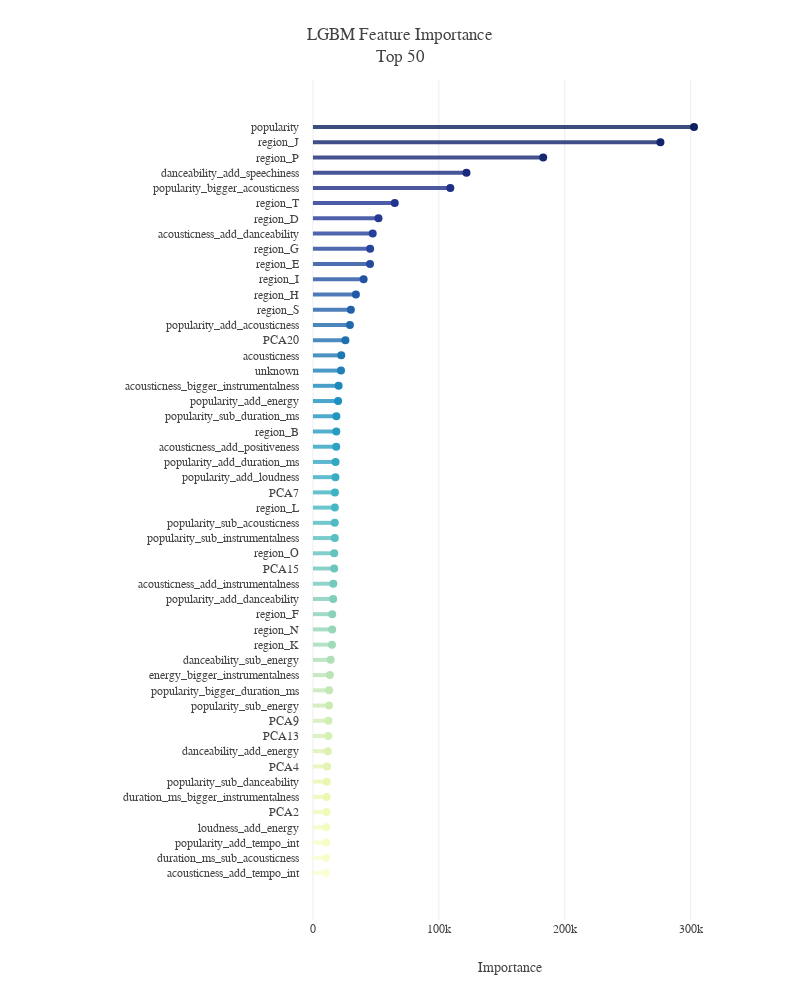

Notebook code cell kept with this figure:
### Code cell
top = 50

feature_importance_df['avg'] = feature_importance_df.mean(axis=1)
feature_importance_top = feature_importance_df.avg.nlargest(top).sort_values(ascending=True)

pal=sns.color_palette("YlGnBu_r", top).as_hex()
fig=go.Figure()
for i in range(len(feature_importance_top.index)):
    fig.add_shape(dict(type="line", y0=i, y1=i, x0=0, x1=feature_importance_top[i],
                       line_color=pal[::-1][i],opacity=0.8,line_width=4))

fig.add_trace(go.Scatter(x=feature_importance_top, y=feature_importance_top.index, mode='markers',
                         marker_color=pal[::-1], marker_size=8,
                         hovertemplate='%{y} Importance = %{x:.0f}<extra></extra>'))

fig.update_layout(template=plotly_template,title=f'LGBM Feature Importance<br>Top {top}',
                  margin=dict(l=300,t=80),
                  xaxis=dict(title='Importance', zeroline=False),
                  yaxis_showgrid=False, height=1000, width=800)
fig.show()

### Figure 1 — Plotly figure (JSON) as saved in the notebook; plotly's stock layout.template omitted (floating-point values rounded to 4 significant figures)
{"data": [{"hovertemplate": "%{y} Importance = %{x:.0f}<extra></extra>", "marker": {"color": ["#fcfed3", "#f9fdcc", "#f7fcc6", "#f4fbc0", "#f1faba", "#eef8b3", "#e9f7b1", "#e3f4b2", "#ddf2b2", "#d7efb3", "#d1edb3", "#cbebb4", "#c4e8b4", "#b9e4b5", "#aedfb6", "#a2dbb8", "#97d6b9", "#8cd2ba", "#80cebb", "#76cabc", "#6dc6be", "#63c3bf", "#59bfc0", "#50bbc2", "#46b8c3", "#3eb3c4", "#39adc3", "#33a7c2", "#2da2c2", "#289cc1", "#2296c1", "#1d90c0", "#1e88bc", "#1f80b8", "#1f78b4", "#2070b0", "#2168ad", "#2260a9", "#2259a6", "#2352a3", "#234c9f", "#24459c", "#243f99", "#253896", "#233390", "#1f2f87", "#1a2b7e", "#162874", "#11246b", "#0d2161"], "size": 8}, "mode": "markers", "type": "scatter", "x": [10370.0, 10470.0, 10580.0, 10660.0, 10820.0, 11010.0, 11020.0, 11200.0, 11760.0, 12160.0, 12260.0, 12770.0, 12830.0, 13450.0, 14030.0, 15100.0, 15280.0, 15320.0, 16050.0, 16190.0, 16900.0, 16920.0, 17320.0, 17340.0, 17400.0, 17460.0, 17870.0, 17970.0, 18490.0, 18550.0, 18590.0, 19980.0, 20370.0, 22280.0, 22480.0, 25780.0, 29350.0, 30120.0, 34110.0, 40260.0, 45330.0, 45420.0, 47460.0, 52050.0, 64970.0, 109100.0, 121900.0, 182900.0, 276000.0, 302700.0], "y": ["acousticness_add_tempo_int", "duration_ms_sub_acousticness", "popularity_add_tempo_int", "loudness_add_energy", "PCA2", "duration_ms_bigger_instrumentalness", "popularity_sub_danceability", "PCA4", "danceability_add_energy", "PCA13", "PCA9", "popularity_sub_energy", "popularity_bigger_duration_ms", "energy_bigger_instrumentalness", "danceability_sub_energy", "region_K", "region_N", "region_F", "popularity_add_danceability", "acousticness_add_instrumentalness", "PCA15", "region_O", "popularity_sub_instrumentalness", "popularity_sub_acousticness", "region_L", "PCA7", "popularity_add_loudness", "popularity_add_duration_ms", "acousticness_add_positiveness", "region_B", "popularity_sub_duration_ms", "popularity_add_energy", "acousticness_bigger_instrumentalness", "unknown", "acousticness", "PCA20", "popularity_add_acousticness", "region_S", "region_H", "region_I", "region_E", "region_G", "acousticness_add_danceability", "region_D", "region_T", "popularity_bigger_acousticness", "danceability_add_speechiness", "region_P", "region_J", "popularity"]}], "layout": {"height": 1000, "margin": {"l": 300, "t": 80}, "shapes": [{"line": {"color": "#fcfed3", "width": 4}, "opacity": 0.8, "type": "line", "x0": 0, "x1": 10370.0, "y0": 0, "y1": 0}, {"line": {"color": "#f9fdcc", "width": 4}, "opacity": 0.8, "type": "line", "x0": 0, "x1": 10470.0, "y0": 1, "y1": 1}, {"line": {"color": "#f7fcc6", "width": 4}, "opacity": 0.8, "type": "line", "x0": 0, "x1": 10580.0, "y0": 2, "y1": 2}, {"line": {"color": "#f4fbc0", "width": 4}, "opacity": 0.8, "type": "line", "x0": 0, "x1": 10660.0, "y0": 3, "y1": 3}, {"line": {"color": "#f1faba", "width": 4}, "opacity": 0.8, "type": "line", "x0": 0, "x1": 10820.0, "y0": 4, "y1": 4}, {"line": {"color": "#eef8b3", "width": 4}, "opacity": 0.8, "type": "line", "x0": 0, "x1": 11010.0, "y0": 5, "y1": 5}, {"line": {"color": "#e9f7b1", "width": 4}, "opacity": 0.8, "type": "line", "x0": 0, "x1": 11020.0, "y0": 6, "y1": 6}, {"line": {"color": "#e3f4b2", "width": 4}, "opacity": 0.8, "type": "line", "x0": 0, "x1": 11200.0, "y0": 7, "y1": 7}, {"line": {"color": "#ddf2b2", "width": 4}, "opacity": 0.8, "type": "line", "x0": 0, "x1": 11760.0, "y0": 8, "y1": 8}, {"line": {"color": "#d7efb3", "width": 4}, "opacity": 0.8, "type": "line", "x0": 0, "x1": 12160.0, "y0": 9, "y1": 9}, {"line": {"color": "#d1edb3", "width": 4}, "opacity": 0.8, "type": "line", "x0": 0, "x1": 12260.0, "y0": 10, "y1": 10}, {"line": {"color": "#cbebb4", "width": 4}, "opacity": 0.8, "type": "line", "x0": 0, "x1": 12770.0, "y0": 11, "y1": 11}, {"line": {"color": "#c4e8b4", "width": 4}, "opacity": 0.8, "type": "line", "x0": 0, "x1": 12830.0, "y0": 12, "y1": 12}, {"line": {"color": "#b9e4b5", "width": 4}, "opacity": 0.8, "type": "line", "x0": 0, "x1": 13450.0, "y0": 13, "y1": 13}, {"line": {"color": "#aedfb6", "width": 4}, "opacity": 0.8, "type": "line", "x0": 0, "x1": 14030.0, "y0": 14, "y1": 14}, {"line": {"color": "#a2dbb8", "width": 4}, "opacity": 0.8, "type": "line", "x0": 0, "x1": 15100.0, "y0": 15, "y1": 15}, {"line": {"color": "#97d6b9", "width": 4}, "opacity": 0.8, "type": "line", "x0": 0, "x1": 15280.0, "y0": 16, "y1": 16}, {"line": {"color": "#8cd2ba", "width": 4}, "opacity": 0.8, "type": "line", "x0": 0, "x1": 15320.0, "y0": 17, "y1": 17}, {"line": {"color": "#80cebb", "width": 4}, "opacity": 0.8, "type": "line", "x0": 0, "x1": 16050.0, "y0": 18, "y1": 18}, {"line": {"color": "#76cabc", "width": 4}, "opacity": 0.8, "type": "line", "x0": 0, "x1": 16190.0, "y0": 19, "y1": 19}, {"line": {"color": "#6dc6be", "width": 4}, "opacity": 0.8, "type": "line", "x0": 0, "x1": 16900.0, "y0": 20, "y1": 20}, {"line": {"color": "#63c3bf", "width": 4}, "opacity": 0.8, "type": "line", "x0": 0, "x1": 16920.0, "y0": 21, "y1": 21}, {"line": {"color": "#59bfc0", "width": 4}, "opacity": 0.8, "type": "line", "x0": 0, "x1": 17320.0, "y0": 22, "y1": 22}, {"line": {"color": "#50bbc2", "width": 4}, "opacity": 0.8, "type": "line", "x0": 0, "x1": 17340.0, "y0": 23, "y1": 23}, {"line": {"color": "#46b8c3", "width": 4}, "opacity": 0.8, "type": "line", "x0": 0, "x1": 17400.0, "y0": 24, "y1": 24}, {"line": {"color": "#3eb3c4", "width": 4}, "opacity": 0.8, "type": "line", "x0": 0, "x1": 17460.0, "y0": 25, "y1": 25}, {"line": {"color": "#39adc3", "width": 4}, "opacity": 0.8, "type": "line", "x0": 0, "x1": 17870.0, "y0": 26, "y1": 26}, {"line": {"color": "#33a7c2", "width": 4}, "opacity": 0.8, "type": "line", "x0": 0, "x1": 17970.0, "y0": 27, "y1": 27}, {"line": {"color": "#2da2c2", "width": 4}, "opacity": 0.8, "type": "line", "x0": 0, "x1": 18490.0, "y0": 28, "y1": 28}, {"line": {"color": "#289cc1", "width": 4}, "opacity": 0.8, "type": "line", "x0": 0, "x1": 18550.0, "y0": 29, "y1": 29}, {"line": {"color": "#2296c1", "width": 4}, "opacity": 0.8, "type": "line", "x0": 0, "x1": 18590.0, "y0": 30, "y1": 30}, {"line": {"color": "#1d90c0", "width": 4}, "opacity": 0.8, "type": "line", "x0": 0, "x1": 19980.0, "y0": 31, "y1": 31}, {"line": {"color": "#1e88bc", "width": 4}, "opacity": 0.8, "type": "line", "x0": 0, "x1": 20370.0, "y0": 32, "y1": 32}, {"line": {"color": "#1f80b8", "width": 4}, "opacity": 0.8, "type": "line", "x0": 0, "x1": 22280.0, "y0": 33, "y1": 33}, {"line": {"color": "#1f78b4", "width": 4}, "opacity": 0.8, "type": "line", "x0": 0, "x1": 22480.0, "y0": 34, "y1": 34}, {"line": {"color": "#2070b0", "width": 4}, "opacity": 0.8, "type": "line", "x0": 0, "x1": 25780.0, "y0": 35, "y1": 35}, {"line": {"color": "#2168ad", "width": 4}, "opacity": 0.8, "type": "line", "x0": 0, "x1": 29350.0, "y0": 36, "y1": 36}, {"line": {"color": "#2260a9", "width": 4}, "opacity": 0.8, "type": "line", "x0": 0, "x1": 30120.0, "y0": 37, "y1": 37}, {"line": {"color": "#2259a6", "width": 4}, "opacity": 0.8, "type": "line", "x0": 0, "x1": 34110.0, "y0": 38, "y1": 38}, {"line": {"color": "#2352a3", "width": 4}, "opacity": 0.8, "type": "line", "x0": 0, "x1": 40260.0, "y0": 39, "y1": 39}, {"line": {"color": "#234c9f", "width": 4}, "opacity": 0.8, "type": "line", "x0": 0, "x1": 45330.0, "y0": 40, "y1": 40}, {"line": {"color": "#24459c", "width": 4}, "opacity": 0.8, "type": "line", "x0": 0, "x1": 45420.0, "y0": 41, "y1": 41}, {"line": {"color": "#243f99", "width": 4}, "opacity": 0.8, "type": "line", "x0": 0, "x1": 47460.0, "y0": 42, "y1": 42}, {"line": {"color": "#253896", "width": 4}, "opacity": 0.8, "type": "line", "x0": 0, "x1": 52050.0, "y0": 43, "y1": 43}, {"line": {"color": "#233390", "width": 4}, "opacity": 0.8, "type": "line", "x0": 0, "x1": 64970.0, "y0": 44, "y1": 44}, {"line": {"color": "#1f2f87", "width": 4}, "opacity": 0.8, "type": "line", "x0": 0, "x1": 109100.0, "y0": 45, "y1": 45}, {"line": {"color": "#1a2b7e", "width": 4}, "opacity": 0.8, "type": "line", "x0": 0, "x1": 121900.0, "y0": 46, "y1": 46}, {"line": {"color": "#162874", "width": 4}, "opacity": 0.8, "type": "line", "x0": 0, "x1": 182900.0, "y0": 47, "y1": 47}, {"line": {"color": "#11246b", "width": 4}, "opacity": 0.8, "type": "line", "x0": 0, "x1": 276000.0, "y0": 48, "y1": 48}, {"line": {"color": "#0d2161", "width": 4}, "opacity": 0.8, "type": "line", "x0": 0, "x1": 302700.0, "y0": 49, "y1": 49}], "title": {"text": "LGBM Feature Importance<br>Top 50"}, "width": 800, "xaxis": {"title": {"text": "Importance"}, "zeroline": false}, "yaxis": {"showgrid": false}}}
